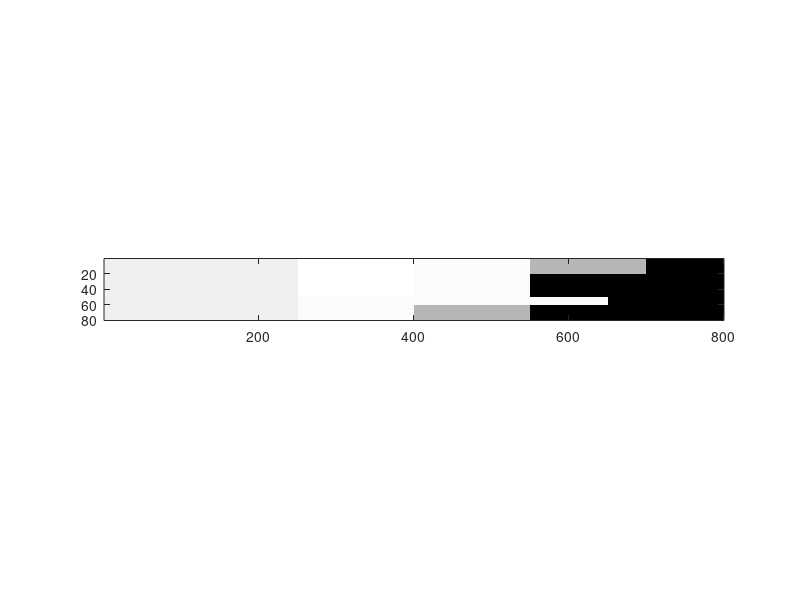

This chart was generated by the following MATLAB code:
function m = rta()
% [ time, g_i] 
tau = [ 4,2; 6,7; 6,2; 5,5] ;
tau = [  6,7; 6,2; 5,5; 4,2] ;
tau = [  6,7; 5,5; 4,2; 6,2] ;
tau = [  6,7; 4,2; 5,5; 6,2] ;

tau = [ 11,1; 1,7;4,10;6,3;2,4  ] ;
tau = [ 25,8; 15,5; 40,1; 15,7; 15,4] ;
n = size(tau,1);
f = zeros( n, 1);

T = 40;

% Initalization
ta = 0;
g_m = 8;
h = [];
g_f = g_m; 
i= 1;

g_i = tau(:,2);
c_i = tau(:,1);

%memory
m = zeros(g_m, 2*T);
% i'll paint  with 1 the memory spaces 
% that have been allocated
farbe = randi([100 250]);

while ( i <= n )
    
    ro = min(find ( m(:,ta+1) == 0));
    
    
    
   if (g_f >= g_i(i) )
       f(i) = ta + c_i(i); 
       h = [h; f(i), g_i(i)];
       ta = ta;
       g_f = g_f - g_i(i);
       
       m(ro: ro + g_i(i)-1,ta+1 : ta+c_i(i)) = farbe;
       
       i = i+1;
       
       farbe = randi([100 250]);
       
   else
       g_i(i) = g_i(i) - g_f;
       h = [h; ta + c_i(i), g_f];
       
       % summing blocks with similar ta
       [values, ~, ids] = unique(h(:, 1 ));
       c = arrayfun(@(k) sum(h(k==ids,2)),1:max(ids));
       h = [values, c'];
       
       m(ro: ro + g_f-1,ta+1 : ta+c_i(i)) = farbe;
       
       [ta, index] = min(h(:,1));
       g_f = h(index, 2);
    
      % removing lower time
       h(index, :) = [];
     
        
       
    end
 
end

f
m = imresize(m, 10, 'nearest');
imshow(m,[]);
axis on
end 
